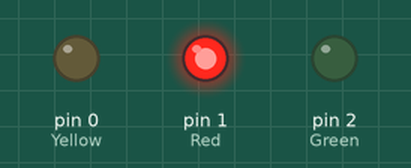
Bench run of a sketch on a simulated Arduino Uno, built with avr-gcc and run on an emulated ATmega328P. Shown: output pins drawn as LEDs (lit = HIGH).

Above: at 0.5 s.
At 2.5 s:
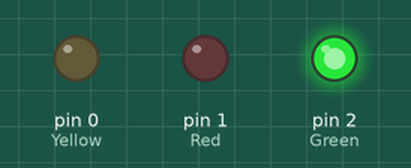
At 4.5 s:
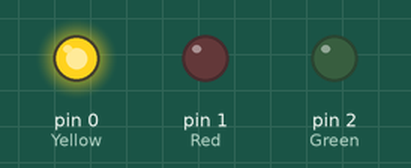
At 5.5 s:
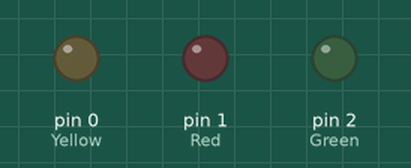
Timing chart, 0 to 7.8 s (numbered marks = the images above):
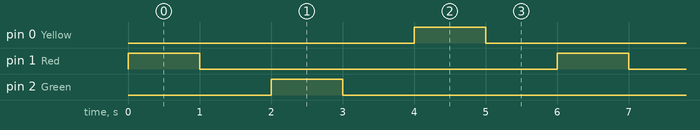

Measured:
- by itself, pin 0 (Yellow), pin 1 (Red), pin 2 (Green): alternates HIGH for 1.0 s and LOW for 5.0 s
- by itself, everything shown: repeats every 6.0 s, in 6 steps

The sketch:

brave_snaget1__1_.ino
```cpp
// C++ code
//
int Red=1;
int Green=2;
int Yellow=0;

void setup()
{
  pinMode(Red, OUTPUT);
  pinMode(Green, OUTPUT);
  pinMode(Yellow, OUTPUT);
}

void loop()
{
  digitalWrite(1, HIGH);
  delay(1000); // Wait for 1000 millisecond(s)
  digitalWrite(1, LOW);
  delay(1000); // Wait for 1000 millisecond(s)
  digitalWrite(2, HIGH);
  delay(1000);
  digitalWrite(2, LOW);
  delay(1000);
  digitalWrite(0, HIGH);
  delay(1000);
  digitalWrite(0, LOW);
  delay(1000);
}
```
